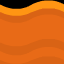

Rendered tile map (Tiled .tmx) drawn with the repository's tilesets; below, a short description and the full map source, tile grids included:
An orthogonal 1x1 tile map with 64x64 px tiles, 1 tile layer (Tile Layer 1).

<map version="1.5" tiledversion="1.6.0" orientation="orthogonal" renderorder="right-down" width="1" height="1" tilewidth="64" tileheight="64" infinite="0" nextlayerid="2" nextobjectid="1">
 <tileset firstgid="1" name="platformPack_tilesheet" tilewidth="64" tileheight="64" tilecount="98" columns="14">
  <image source="../tilesets/platformPack_tilesheet.png" width="896" height="448" />
 </tileset>
 <layer id="1" name="Tile Layer 1" width="1" height="1">
  <data encoding="csv">
6
</data>
 </layer>
</map>
